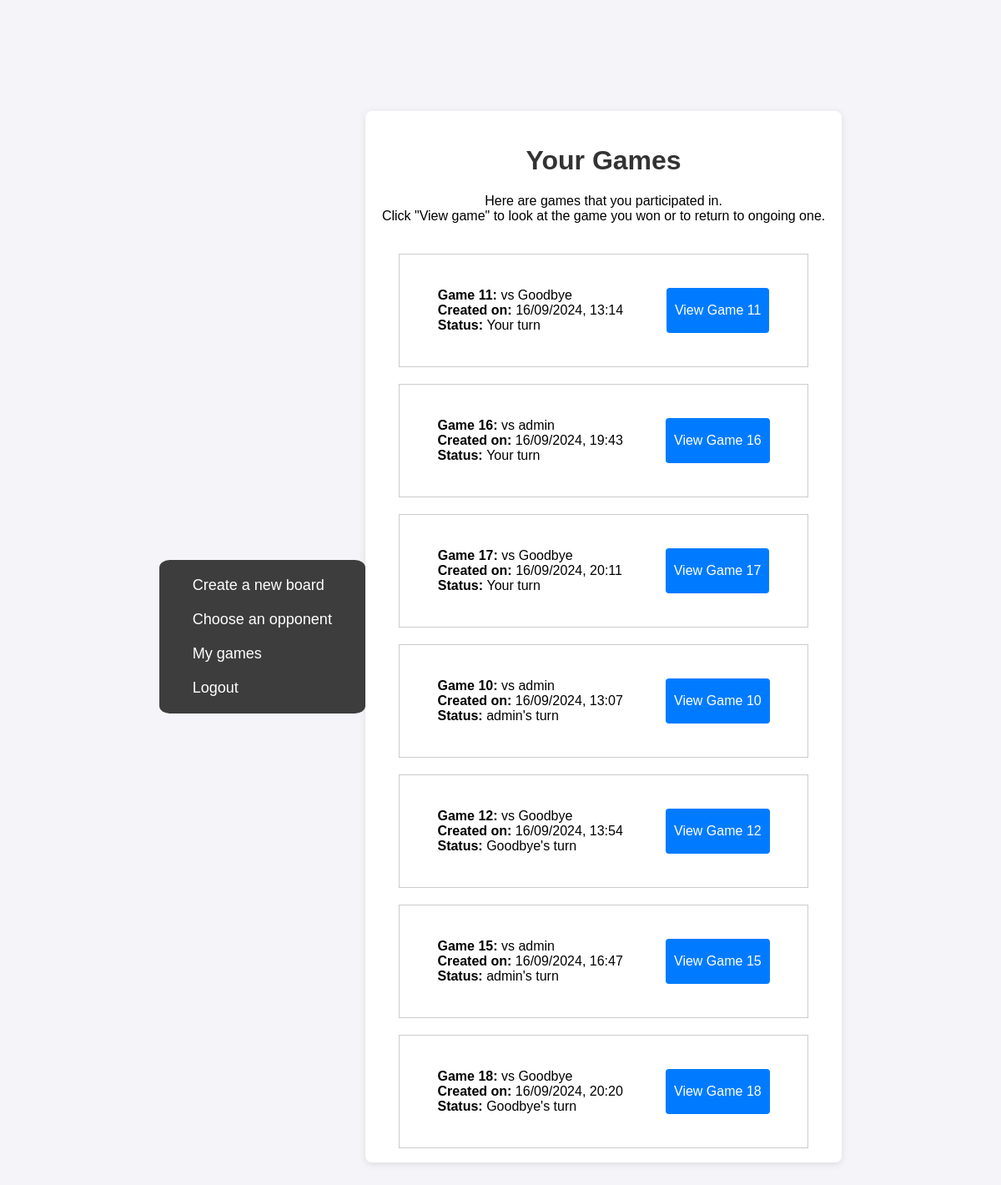
Page /games/ (signed in) on the earlier database version.
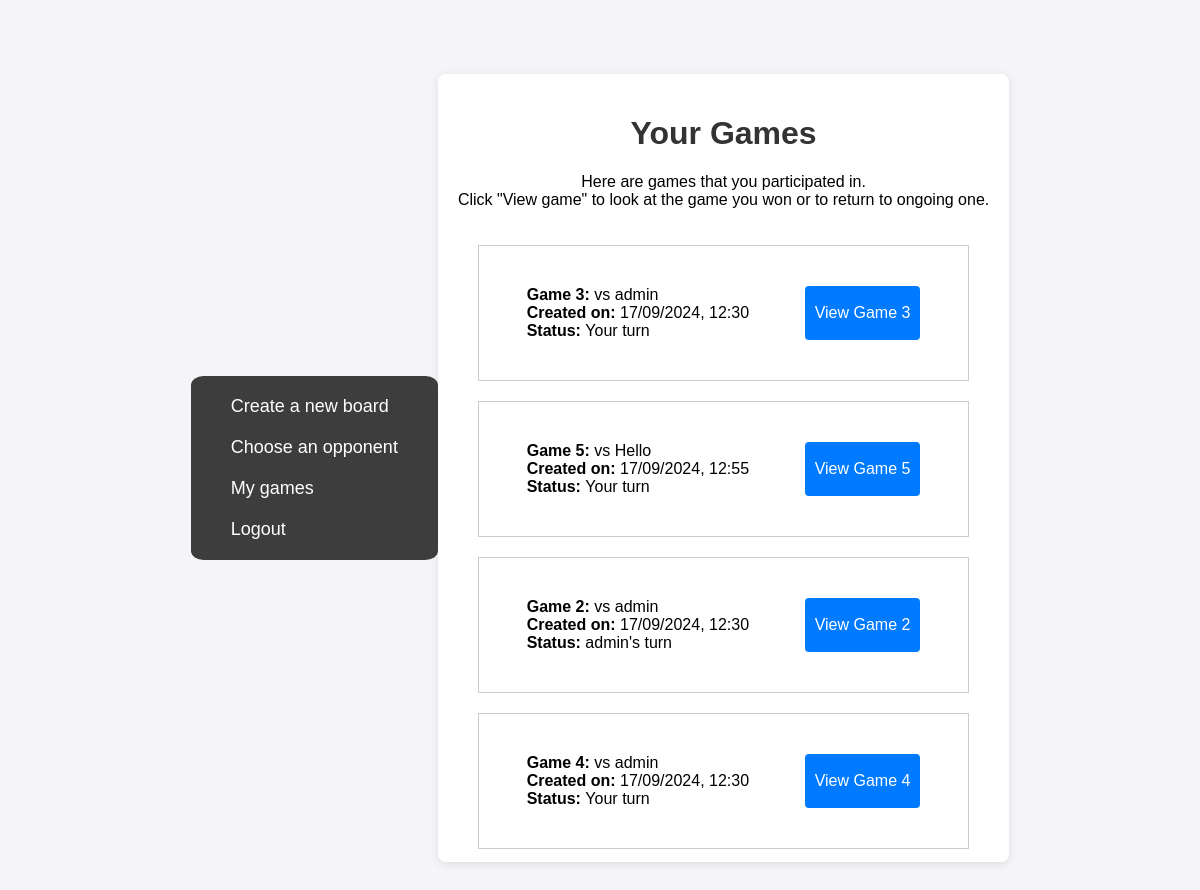
Same page on the later database version.
### application/models.py (models this page shows, shortened)
class Game(models.Model):
    player_1 = models.ForeignKey('auth.User', related_name='games_as_player1', on_delete=models.CASCADE)
    player_2 = models.ForeignKey('auth.User', related_name='games_as_player2', on_delete=models.CASCADE)
    player_1_board = models.ForeignKey(Board, related_name='games_as_player1_board', on_delete=models.CASCADE,default=1)
    player_2_board = models.ForeignKey(Board, related_name='games_as_player2_board', on_delete=models.CASCADE,default=1)
    current_turn = models.ForeignKey('auth.User', related_name='current_turn_games', on_delete=models.CASCADE)
    winner = models.ForeignKey('auth.User', related_name='winner', on_delete=models.CASCADE, null=True, blank=True)
    created_at = models.DateTimeField(auto_now_add=True)
    updated_at = models.DateTimeField(auto_now=True)

### application/views.py (the view)
# urls.py: path('games/', views.games_view, name='games_list'),
@login_required
def games_view(request):
    user = request.user
    games_as_player_1 = Game.objects.filter(player_1=user)
    games_as_player_2 = Game.objects.filter(player_2=user)
    games = games_as_player_1 | games_as_player_2
    return render(request, 'games_list.html', {'games': games})

### application/templates/games_list.html (shortened to what this page needs)
{% load static %}
<!DOCTYPE html>
<html lang="en">
<head>
    <link rel="stylesheet" href="{% static 'application/styles.css' %}">
</head>
<body>
    <nav class="navbar">
        <ul class="navbar-menu">
            <li class="navbar-item">
                <a href="{% url 'create_board' %}">Create a new board</a>
                <a href="{% url 'connect_tables'%}">Choose an opponent</a>
                <a href="{% url 'games_list'%}">My games</a>
                <a href="{% url 'logout' %}">Logout</a>
            </li>
        </ul>
    </nav>
    <div class="container">
    <h1>Your Games</h1>
    <p>Here are games that you participated in.
    <br>Click "View game" to look at the game you won or to return to ongoing one.
    </p>
    <div class="board-list">
        {% for game in games %}
            <div class="game-boards game-board">
                <div style="margin:20px;">
                    <b>Game {{ game.id }}:</b>
                    vs
                    {% if game.player_1 == user %}
                        {{ game.player_2.username }}
                    {% else %}
                        {{ game.player_1.username }}
                    {% endif %}
                    <br>
                    <b>Created on:</b> {{ game.created_at|date:"d/m/Y, H:i" }}
                    <br>
                    <b>Status: </b>
                    {% if game.current_turn == user %}
                        Your turn
                    {% else %}
                        {{ game.current_turn.username }}'s turn
                    {% endif %}
                    <br>
                </div>
                <button type="button" style="margin:20px;"onclick="window.location.href='{% url 'game_view' game_id=game.id %}'">View Game {{ game.id }} </button>
            </div>
        {% empty %}
            <p>You have not participated in any games yet.</p>
        {% endfor %}
    </div>
</div>
</body>
</html>

### application/static/application/styles.css (style rules this page uses)
body { background: url("ship.png") no-repeat center center fixed; }
body { font-family: Arial, sans-serif; background-color: rgb(244, 244, 249); margin: 0; padding: 0; display: flex; justify-content: center; align-items: center; height: 100vh; }
.container { overflow-y: auto; background-color: #fff; padding: 20px; border-radius: 8px; box-shadow: 0 2px 10px rgba(0, 0, 0, 0.1); max-height: 80%; flex-direction: column; justify-content: center; }
h1 { text-align: center; color: #333; }
button[type="button"] { padding: 10px; background-color: rgb(0, 123, 255); border: none; color: white; border-radius: 4px; cursor: pointer; font-size: 16px; }
p { text-align: center; }
.board-list { max-height: 80%; overflow-y: scroll; }
.game-boards { display: flex; flex-direction: row; justify-content: space-around; }
.game-board { border: 1px solid #ccc; margin:20px; padding:20px; }
.navbar { background-color: #333; padding: 10px 20px; border-radius: 5%; opacity: 0.95; }
.navbar-menu { list-style: none; margin: 0; padding: 0; }
.navbar-item a { text-decoration: none; color: white; font-size: 18px; padding: 10px 20px; display: block; border-radius: 5px; }

Differences in the rows shown:
removed Game: id "11", player_2.username "Goodbye", created_at "16/09/2024, 13:14", shows "Your turn"
removed Game: id "16", player_2.username "admin", created_at "16/09/2024, 19:43", shows "Your turn"
removed Game: id "17", player_2.username "Goodbye", created_at "16/09/2024, 20:11", shows "Your turn"
removed Game: id "10", player_1.username "admin", created_at "16/09/2024, 13:07", current_turn.username "admin"
removed Game: id "12", player_1.username "Goodbye", created_at "16/09/2024, 13:54", current_turn.username "Goodbye"
removed Game: id "15", player_1.username "admin", created_at "16/09/2024, 16:47", current_turn.username "admin"
removed Game: id "18", player_1.username "Goodbye", created_at "16/09/2024, 20:20", current_turn.username "Goodbye"
added Game: id "3", player_2.username "admin", created_at "17/09/2024, 12:30", shows "Your turn"
added Game: id "5", player_2.username "Hello", created_at "17/09/2024, 12:55", shows "Your turn"
added Game: id "2", player_1.username "admin", created_at "17/09/2024, 12:30", current_turn.username "admin"
added Game: id "4", player_1.username "admin", created_at "17/09/2024, 12:30", shows "Your turn"
